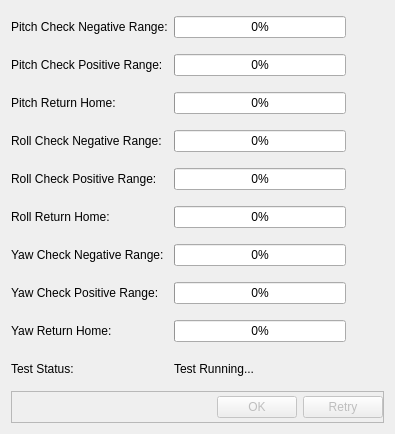
<?xml version="1.0" encoding="UTF-8"?>
<ui version="4.0">
 <class>AxisRangeTestDialog</class>
 <widget class="QDialog" name="AxisRangeTestDialog">
  <property name="geometry">
   <rect>
    <x>0</x>
    <y>0</y>
    <width>395</width>
    <height>434</height>
   </rect>
  </property>
  <property name="sizePolicy">
   <sizepolicy hsizetype="Preferred" vsizetype="Preferred">
    <horstretch>0</horstretch>
    <verstretch>0</verstretch>
   </sizepolicy>
  </property>
  <property name="windowTitle">
   <string>Axis Range Test</string>
  </property>
  <layout class="QGridLayout" name="gridLayout">
   <item row="1" column="2">
    <widget class="QLabel" name="pitchCheckPositiveStatus">
     <property name="minimumSize">
      <size>
       <width>32</width>
       <height>32</height>
      </size>
     </property>
     <property name="text">
      <string/>
     </property>
     <property name="pixmap">
      <pixmap resource="images.qrc">:/icons/32x32/Images/Ellipsis_32x32.png</pixmap>
     </property>
    </widget>
   </item>
   <item row="10" column="0" colspan="3">
    <widget class="QFrame" name="buttonsFrame">
     <property name="frameShape">
      <enum>QFrame::StyledPanel</enum>
     </property>
     <property name="frameShadow">
      <enum>QFrame::Raised</enum>
     </property>
     <layout class="QHBoxLayout" name="horizontalLayout">
      <property name="leftMargin">
       <number>0</number>
      </property>
      <property name="topMargin">
       <number>0</number>
      </property>
      <property name="rightMargin">
       <number>0</number>
      </property>
      <property name="bottomMargin">
       <number>0</number>
      </property>
      <item>
       <spacer name="horizontalSpacer">
        <property name="orientation">
         <enum>Qt::Horizontal</enum>
        </property>
        <property name="sizeHint" stdset="0">
         <size>
          <width>40</width>
          <height>20</height>
         </size>
        </property>
       </spacer>
      </item>
      <item>
       <widget class="QPushButton" name="okButton">
        <property name="enabled">
         <bool>false</bool>
        </property>
        <property name="text">
         <string>OK</string>
        </property>
       </widget>
      </item>
      <item>
       <widget class="QPushButton" name="retryButton">
        <property name="enabled">
         <bool>false</bool>
        </property>
        <property name="text">
         <string>Retry</string>
        </property>
       </widget>
      </item>
     </layout>
    </widget>
   </item>
   <item row="9" column="1" colspan="2">
    <widget class="QLabel" name="testStatus">
     <property name="text">
      <string>Test Running...</string>
     </property>
     <property name="wordWrap">
      <bool>true</bool>
     </property>
    </widget>
   </item>
   <item row="8" column="2">
    <widget class="QLabel" name="yawReturnHomeStatus">
     <property name="minimumSize">
      <size>
       <width>32</width>
       <height>32</height>
      </size>
     </property>
     <property name="text">
      <string/>
     </property>
     <property name="pixmap">
      <pixmap resource="images.qrc">:/icons/32x32/Images/Ellipsis_32x32.png</pixmap>
     </property>
    </widget>
   </item>
   <item row="5" column="2">
    <widget class="QLabel" name="rollReturnHomeStatus">
     <property name="minimumSize">
      <size>
       <width>32</width>
       <height>32</height>
      </size>
     </property>
     <property name="text">
      <string/>
     </property>
     <property name="pixmap">
      <pixmap resource="images.qrc">:/icons/32x32/Images/Ellipsis_32x32.png</pixmap>
     </property>
    </widget>
   </item>
   <item row="6" column="2">
    <widget class="QLabel" name="yawCheckNegativeStatus">
     <property name="minimumSize">
      <size>
       <width>32</width>
       <height>32</height>
      </size>
     </property>
     <property name="text">
      <string/>
     </property>
     <property name="pixmap">
      <pixmap resource="images.qrc">:/icons/32x32/Images/Ellipsis_32x32.png</pixmap>
     </property>
    </widget>
   </item>
   <item row="2" column="2">
    <widget class="QLabel" name="pitchReturnHomeStatus">
     <property name="minimumSize">
      <size>
       <width>32</width>
       <height>32</height>
      </size>
     </property>
     <property name="text">
      <string/>
     </property>
     <property name="pixmap">
      <pixmap resource="images.qrc">:/icons/32x32/Images/Ellipsis_32x32.png</pixmap>
     </property>
    </widget>
   </item>
   <item row="0" column="2">
    <widget class="QLabel" name="pitchCheckNegativeStatus">
     <property name="minimumSize">
      <size>
       <width>32</width>
       <height>32</height>
      </size>
     </property>
     <property name="text">
      <string/>
     </property>
     <property name="pixmap">
      <pixmap resource="images.qrc">:/icons/32x32/Images/Ellipsis_32x32.png</pixmap>
     </property>
    </widget>
   </item>
   <item row="3" column="2">
    <widget class="QLabel" name="rollCheckNegativeStatus">
     <property name="minimumSize">
      <size>
       <width>32</width>
       <height>32</height>
      </size>
     </property>
     <property name="text">
      <string/>
     </property>
     <property name="pixmap">
      <pixmap resource="images.qrc">:/icons/32x32/Images/Ellipsis_32x32.png</pixmap>
     </property>
    </widget>
   </item>
   <item row="3" column="1">
    <widget class="QProgressBar" name="rollCheckNegativeProgress">
     <property name="value">
      <number>0</number>
     </property>
    </widget>
   </item>
   <item row="6" column="1">
    <widget class="QProgressBar" name="yawCheckNegativeProgress">
     <property name="value">
      <number>0</number>
     </property>
    </widget>
   </item>
   <item row="4" column="2">
    <widget class="QLabel" name="rollCheckPositiveStatus">
     <property name="minimumSize">
      <size>
       <width>32</width>
       <height>32</height>
      </size>
     </property>
     <property name="text">
      <string/>
     </property>
     <property name="pixmap">
      <pixmap resource="images.qrc">:/icons/32x32/Images/Ellipsis_32x32.png</pixmap>
     </property>
    </widget>
   </item>
   <item row="5" column="1">
    <widget class="QProgressBar" name="rollReturnHomeProgress">
     <property name="value">
      <number>0</number>
     </property>
    </widget>
   </item>
   <item row="4" column="1">
    <widget class="QProgressBar" name="rollCheckPositiveProgress">
     <property name="value">
      <number>0</number>
     </property>
    </widget>
   </item>
   <item row="7" column="2">
    <widget class="QLabel" name="yawCheckPositiveStatus">
     <property name="minimumSize">
      <size>
       <width>32</width>
       <height>32</height>
      </size>
     </property>
     <property name="text">
      <string/>
     </property>
     <property name="pixmap">
      <pixmap resource="images.qrc">:/icons/32x32/Images/Ellipsis_32x32.png</pixmap>
     </property>
    </widget>
   </item>
   <item row="1" column="0">
    <widget class="QLabel" name="pitchCheckPositive_label">
     <property name="text">
      <string>Pitch Check Positive Range:</string>
     </property>
    </widget>
   </item>
   <item row="3" column="0">
    <widget class="QLabel" name="rollCheckNegative_label">
     <property name="text">
      <string>Roll Check Negative Range:</string>
     </property>
    </widget>
   </item>
   <item row="1" column="1">
    <widget class="QProgressBar" name="pitchCheckPositiveProgress">
     <property name="value">
      <number>0</number>
     </property>
    </widget>
   </item>
   <item row="0" column="0">
    <widget class="QLabel" name="pitchCheckNegative_label">
     <property name="text">
      <string>Pitch Check Negative Range:</string>
     </property>
    </widget>
   </item>
   <item row="2" column="0">
    <widget class="QLabel" name="pitchReturnHome_label">
     <property name="text">
      <string>Pitch Return Home:</string>
     </property>
    </widget>
   </item>
   <item row="4" column="0">
    <widget class="QLabel" name="rollCheckPositive_label">
     <property name="text">
      <string>Roll Check Positive Range:</string>
     </property>
    </widget>
   </item>
   <item row="5" column="0">
    <widget class="QLabel" name="rollReturnHome_label">
     <property name="text">
      <string>Roll Return Home:</string>
     </property>
    </widget>
   </item>
   <item row="6" column="0">
    <widget class="QLabel" name="yawCheckNegative_label">
     <property name="text">
      <string>Yaw Check Negative Range:</string>
     </property>
    </widget>
   </item>
   <item row="7" column="0">
    <widget class="QLabel" name="yawCheckPositive_label">
     <property name="text">
      <string>Yaw Check Positive Range:</string>
     </property>
    </widget>
   </item>
   <item row="8" column="0">
    <widget class="QLabel" name="yawReturnHome_label">
     <property name="text">
      <string>Yaw Return Home:</string>
     </property>
    </widget>
   </item>
   <item row="0" column="1">
    <widget class="QProgressBar" name="pitchCheckNegativeProgress">
     <property name="value">
      <number>0</number>
     </property>
    </widget>
   </item>
   <item row="2" column="1">
    <widget class="QProgressBar" name="pitchReturnHomeProgress">
     <property name="value">
      <number>0</number>
     </property>
    </widget>
   </item>
   <item row="7" column="1">
    <widget class="QProgressBar" name="yawCheckPositiveProgress">
     <property name="value">
      <number>0</number>
     </property>
    </widget>
   </item>
   <item row="8" column="1">
    <widget class="QProgressBar" name="yawReturnHomeProgress">
     <property name="value">
      <number>0</number>
     </property>
    </widget>
   </item>
   <item row="9" column="0">
    <widget class="QLabel" name="testStatus_label">
     <property name="text">
      <string>Test Status:</string>
     </property>
    </widget>
   </item>
  </layout>
 </widget>
 <resources>
  <include location="images.qrc"/>
 </resources>
 <connections/>
</ui>
